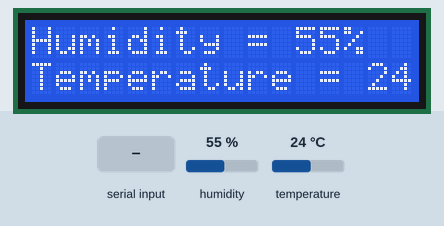
Simulated run of this sketch. Board: Arduino Uno, built with avr-gcc and run on an emulated ATmega328P. Shown: 16×2 character LCD. Inputs (shaded band) come from the test bench; at power-on: humidity 55 %, temperature 24 °C. What the sketch prints to the serial monitor is not drawn.

Above: at 2.5 s.
2.6 s: "1" received over Serial
5.1 s: "1" received over the second serial link
Timing chart, 0 to 8.1 s (numbered marks = the images above; inputs shaded):
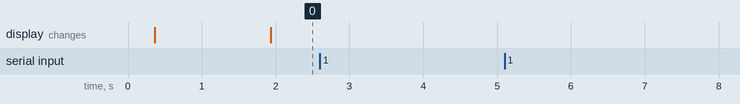

The sketch:

Nano_ESP01_DHT11_LCD.ino
```cpp
#include <SoftwareSerial.h>
#include <DHT.h>
#include <LiquidCrystal_I2C.h>

SoftwareSerial espSerial(2, 8);    // RX, TX

String strData = "";
boolean recievedFlag;

DHT dht(12, DHT11);
long pauseDht = 20;
long curTimerDht = -pauseDht * 1000;
int curH = 0;
int curT = 0;

LiquidCrystal_I2C lcd(0x3F,16,2);  // Устанавливаем дисплей
long pauseLCD = 1; //Периодичность вывода на LCD
long curTimerLCD = - pauseLCD * 1000; // Чтобы сразу запустилось

#define test true

//dht11,t=55.5&h=66.66
//status,status=0

void setup()
{
  Serial.begin(9600);
  while (!Serial) {
  // ждём, пока не откроется монитор последовательного порта
  // для того, чтобы отследить все события в программе
  }
  Serial.print("Serial init OK\r\n");

  delay(100);
  espSerial.begin(9600);
  while (!espSerial) {
  // ждём, пока не откроется монитор последовательного порта
  // для того, чтобы отследить все события в программе
  }
  Serial.print("ESP01 serial init OK\r\n");

  delay(100);
  dht.begin();

  delay(100);
  lcd.init();
  lcd.backlight();// Включаем подсветку дисплея

  delay(1000);
}

void loop()
{
  String myStr;

  if (espSerial.available()) {
    myStr = espSerial.readString();

    Serial.print(myStr);
  }

  // если приходят данные из компьютера - отправим их в Wi-Fi модуль
  if (Serial.available()) {
     myStr = Serial.readString();

    if (test){
      myStr = "millis=";
      myStr += millis();
      myStr += ", curTimerDht=";
      myStr += curTimerDht;
      myStr += ", delta=";

      long delta = millis() - curTimerDht;
      myStr += delta;

      Serial.println(myStr);
    }
  }

  //Отправка данных датчика
  if (millis() - curTimerDht > pauseDht * 1000) {
    curT = dht.readTemperature();
    curH = dht.readHumidity();

    if (isnan(curH) || isnan(curT)) {
      Serial.println("Ошибка считывания счетчиков?!");
    }
    else {
      String message="dht11,t=";

      message +=curT;
      message +="&h=";
      message +=curH;
      message +="%";

      Serial.println(message);

      espSerial.print(message);
      delay(500);
    }
    curTimerDht = millis();
  }

  //LCD
  if (millis() - curTimerLCD > pauseLCD * 1000) {
    lcd.setCursor(0, 0);
    String s = "Humidity = ";
    s+=curH;
    s+="%";
    lcd.print(s);

    lcd.setCursor(0, 1);
    s = "Temperature = ";
    s+=curT;
    lcd.print(s);

    curTimerLCD = millis();
  }
}
```

Measured:
- after the input at 2.6 s, every drawn part: stays the same
- after the input at 5.1 s, every drawn part: stays the same
